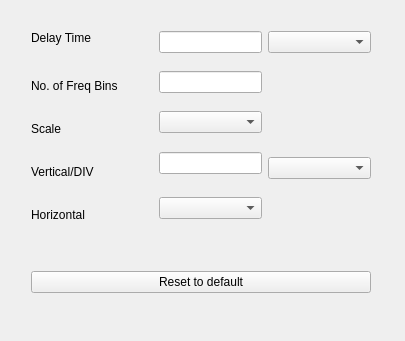
<?xml version="1.0" encoding="UTF-8"?>
<ui version="4.0">
 <class>fftsetup</class>
 <widget class="QWidget" name="fftsetup">
  <property name="geometry">
   <rect>
    <x>0</x>
    <y>0</y>
    <width>405</width>
    <height>341</height>
   </rect>
  </property>
  <property name="windowTitle">
   <string>fftsetup</string>
  </property>
  <widget class="QWidget" name="">
   <property name="geometry">
    <rect>
     <x>20</x>
     <y>20</y>
     <width>362</width>
     <height>301</height>
    </rect>
   </property>
   <layout class="QGridLayout" name="gridLayout">
    <item row="0" column="0">
     <layout class="QVBoxLayout" name="verticalLayout">
      <item>
       <widget class="QLabel" name="delaytimelabel">
        <property name="text">
         <string>Delay Time</string>
        </property>
       </widget>
      </item>
      <item>
       <spacer name="verticalSpacer">
        <property name="orientation">
         <enum>Qt::Vertical</enum>
        </property>
        <property name="sizeHint" stdset="0">
         <size>
          <width>20</width>
          <height>28</height>
         </size>
        </property>
       </spacer>
      </item>
      <item>
       <widget class="QLabel" name="nooffreqbinslabel">
        <property name="text">
         <string>No. of Freq Bins</string>
        </property>
       </widget>
      </item>
      <item>
       <spacer name="verticalSpacer_2">
        <property name="orientation">
         <enum>Qt::Vertical</enum>
        </property>
        <property name="sizeHint" stdset="0">
         <size>
          <width>20</width>
          <height>18</height>
         </size>
        </property>
       </spacer>
      </item>
      <item>
       <widget class="QLabel" name="scalelabel">
        <property name="text">
         <string>Scale</string>
        </property>
       </widget>
      </item>
      <item>
       <spacer name="verticalSpacer_3">
        <property name="orientation">
         <enum>Qt::Vertical</enum>
        </property>
        <property name="sizeHint" stdset="0">
         <size>
          <width>20</width>
          <height>13</height>
         </size>
        </property>
       </spacer>
      </item>
      <item>
       <widget class="QLabel" name="verticladivlabel">
        <property name="text">
         <string>Vertical/DIV</string>
        </property>
       </widget>
      </item>
      <item>
       <spacer name="verticalSpacer_4">
        <property name="orientation">
         <enum>Qt::Vertical</enum>
        </property>
        <property name="sizeHint" stdset="0">
         <size>
          <width>20</width>
          <height>18</height>
         </size>
        </property>
       </spacer>
      </item>
      <item>
       <widget class="QLabel" name="horizontallabel">
        <property name="text">
         <string>Horizontal</string>
        </property>
       </widget>
      </item>
      <item>
       <spacer name="horizontalSpacer">
        <property name="orientation">
         <enum>Qt::Horizontal</enum>
        </property>
        <property name="sizeHint" stdset="0">
         <size>
          <width>128</width>
          <height>17</height>
         </size>
        </property>
       </spacer>
      </item>
     </layout>
    </item>
    <item row="0" column="1">
     <layout class="QVBoxLayout" name="verticalLayout_2">
      <item>
       <widget class="QLineEdit" name="delaytimelineedit"/>
      </item>
      <item>
       <spacer name="verticalSpacer_5">
        <property name="orientation">
         <enum>Qt::Vertical</enum>
        </property>
        <property name="sizeHint" stdset="0">
         <size>
          <width>20</width>
          <height>13</height>
         </size>
        </property>
       </spacer>
      </item>
      <item>
       <widget class="QLineEdit" name="nooffreqbinslineedit"/>
      </item>
      <item>
       <spacer name="verticalSpacer_6">
        <property name="orientation">
         <enum>Qt::Vertical</enum>
        </property>
        <property name="sizeHint" stdset="0">
         <size>
          <width>20</width>
          <height>13</height>
         </size>
        </property>
       </spacer>
      </item>
      <item>
       <widget class="QComboBox" name="scalecombobox"/>
      </item>
      <item>
       <spacer name="verticalSpacer_7">
        <property name="orientation">
         <enum>Qt::Vertical</enum>
        </property>
        <property name="sizeHint" stdset="0">
         <size>
          <width>20</width>
          <height>13</height>
         </size>
        </property>
       </spacer>
      </item>
      <item>
       <widget class="QLineEdit" name="verticaldivlineedit"/>
      </item>
      <item>
       <spacer name="verticalSpacer_8">
        <property name="orientation">
         <enum>Qt::Vertical</enum>
        </property>
        <property name="sizeHint" stdset="0">
         <size>
          <width>20</width>
          <height>18</height>
         </size>
        </property>
       </spacer>
      </item>
      <item>
       <widget class="QComboBox" name="horizontalcombobox"/>
      </item>
      <item>
       <spacer name="horizontalSpacer_2">
        <property name="orientation">
         <enum>Qt::Horizontal</enum>
        </property>
        <property name="sizeHint" stdset="0">
         <size>
          <width>88</width>
          <height>20</height>
         </size>
        </property>
       </spacer>
      </item>
     </layout>
    </item>
    <item row="0" column="2">
     <layout class="QVBoxLayout" name="verticalLayout_3">
      <item>
       <widget class="QComboBox" name="delaytimecombobox"/>
      </item>
      <item>
       <spacer name="verticalSpacer_9">
        <property name="orientation">
         <enum>Qt::Vertical</enum>
        </property>
        <property name="sizeHint" stdset="0">
         <size>
          <width>20</width>
          <height>98</height>
         </size>
        </property>
       </spacer>
      </item>
      <item>
       <widget class="QComboBox" name="verticaldivcombobox"/>
      </item>
      <item>
       <spacer name="verticalSpacer_10">
        <property name="orientation">
         <enum>Qt::Vertical</enum>
        </property>
        <property name="sizeHint" stdset="0">
         <size>
          <width>20</width>
          <height>18</height>
         </size>
        </property>
       </spacer>
      </item>
      <item>
       <spacer name="horizontalSpacer_3">
        <property name="orientation">
         <enum>Qt::Horizontal</enum>
        </property>
        <property name="sizeHint" stdset="0">
         <size>
          <width>68</width>
          <height>20</height>
         </size>
        </property>
       </spacer>
      </item>
     </layout>
    </item>
    <item row="1" column="0" colspan="3">
     <layout class="QVBoxLayout" name="verticalLayout_4">
      <item>
       <spacer name="verticalSpacer_11">
        <property name="orientation">
         <enum>Qt::Vertical</enum>
        </property>
        <property name="sizeHint" stdset="0">
         <size>
          <width>20</width>
          <height>28</height>
         </size>
        </property>
       </spacer>
      </item>
      <item>
       <widget class="QPushButton" name="resettodefaultpushbutton">
        <property name="text">
         <string>Reset to default</string>
        </property>
       </widget>
      </item>
      <item>
       <spacer name="horizontalSpacer_4">
        <property name="orientation">
         <enum>Qt::Horizontal</enum>
        </property>
        <property name="sizeHint" stdset="0">
         <size>
          <width>358</width>
          <height>17</height>
         </size>
        </property>
       </spacer>
      </item>
     </layout>
    </item>
   </layout>
  </widget>
 </widget>
 <layoutdefault spacing="6" margin="11"/>
 <resources/>
 <connections/>
</ui>
